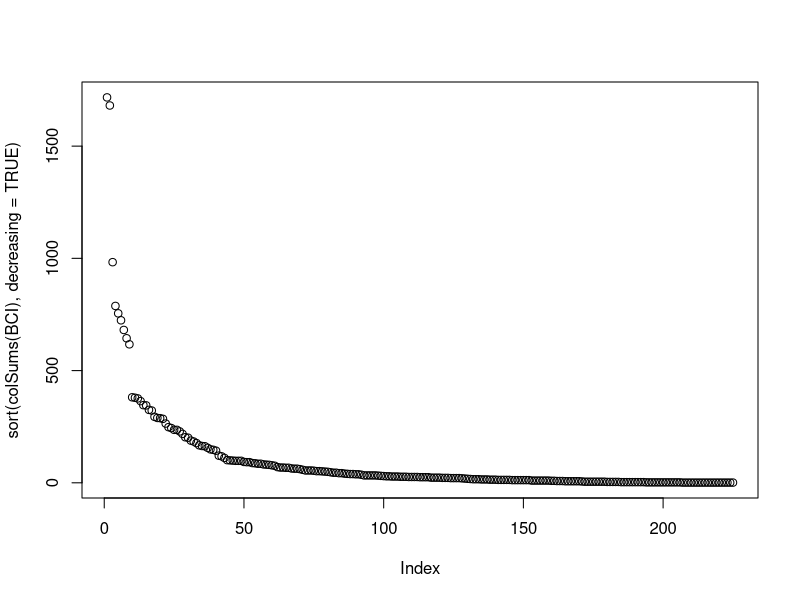
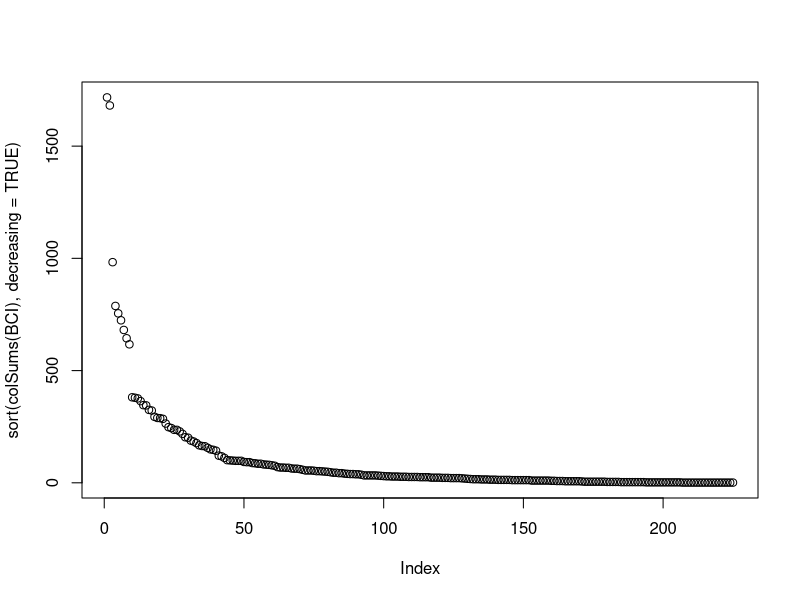
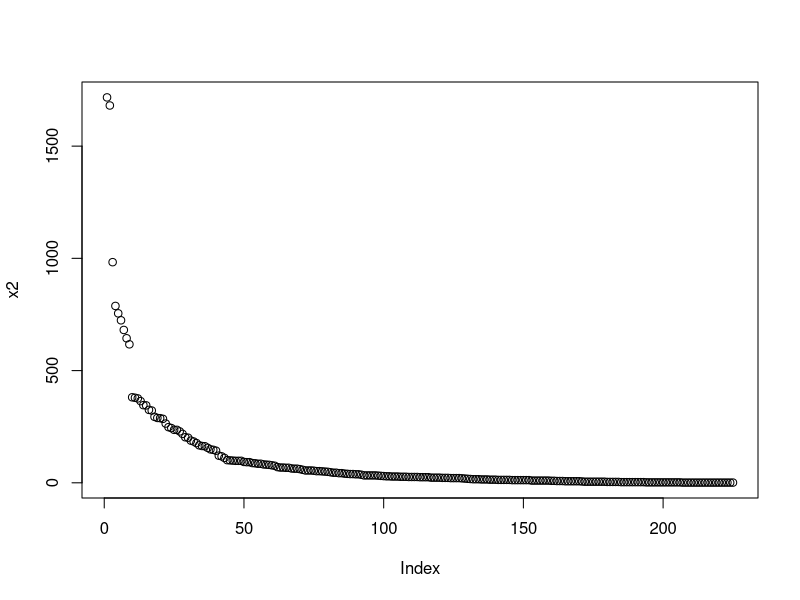
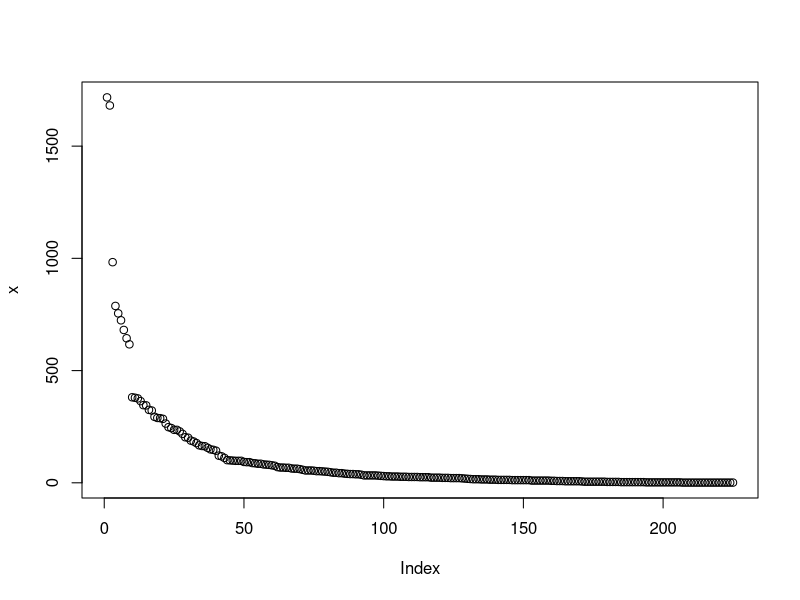
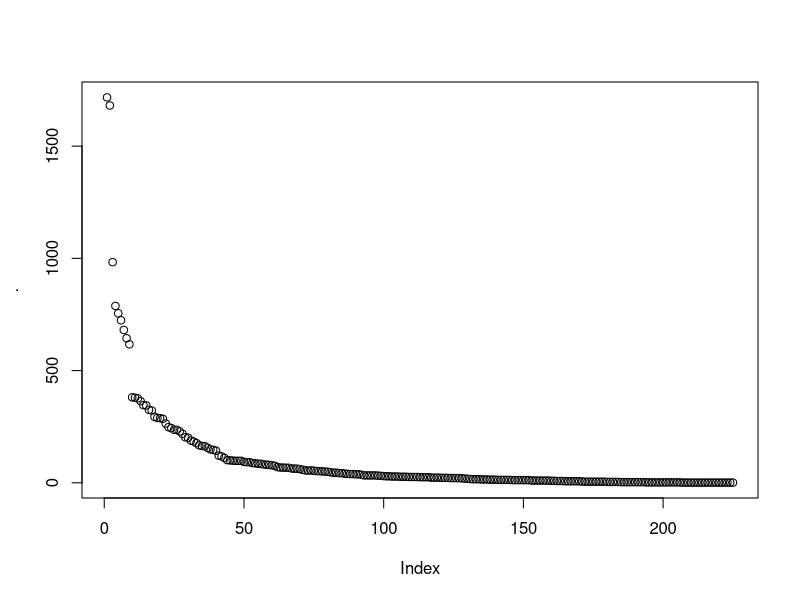
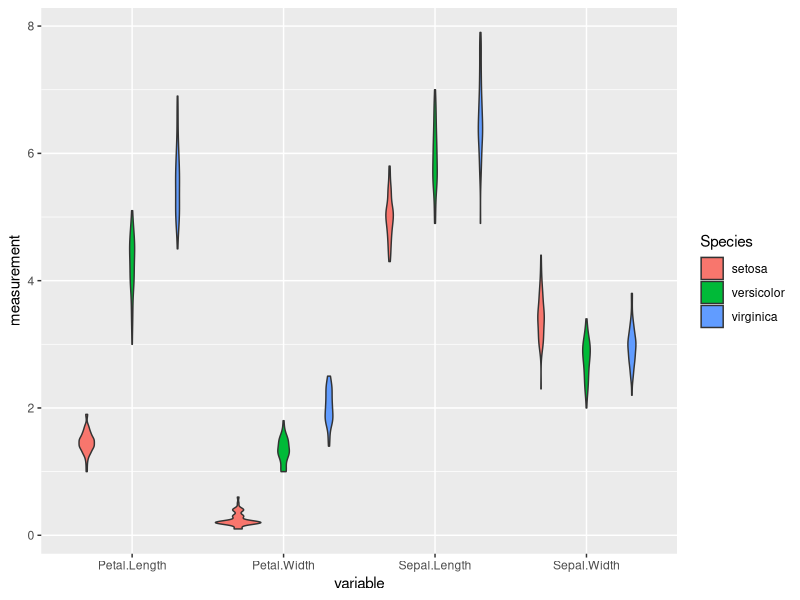

Recreate these plots in R, in order.
library("tidyverse")

####pipes %>% ctrl-shift-m ####
data(BCI, package = "vegan") # load some data
x11()# make a new graphical window (not normally needed with Rstudio) - might need quartz() on a mac

#code without pipes
plot(sort(colSums(BCI), decreasing = TRUE))

#code without pipes but spread over several lines
plot(
  sort(
    colSums(BCI)
    , decreasing = TRUE
    )
  )

#Code with intermediate objects
x1 <- colSums(BCI)
x2 <- sort(x1, decreasing = TRUE)
plot(x2)

#code with intermediate objects reusing object name
x <- colSums(BCI)
x <- sort(x, decreasing = TRUE)
plot(x)

#code with pipe %>% 
BCI %>% 
  colSums(na.rm = TRUE) %>% 
  sort(decreasing = TRUE) %>% 
  plot()

#pipe puts object on the left of the pipe into the first available argument in the function on the right of the pipe

####One table functions ####
#select, filter, mutate, group_by, summarise, slice, count, arrange, nest
iris <- as_tibble(iris) #a tibble is a data.frame with a better print function
iris

#select - select columns
iris %>% select(Sepal.Length, Species)
select(iris, Sepal.Length, Species)

iris %>% select(-Sepal.Width) #negative to remove column
iris %>% select(Sepal.Length:Petal.Length, Species)

#rename - rename columns
iris %>% rename(sepal_length = Sepal.Length, spp = Species)
iris %>% rename(`sepal length` = Sepal.Length) # use back-ticks if you want a space etc
iris %>% rename(`1` = Sepal.Length)

#filter - filter rows with one or more logical statements
iris %>%  filter(Sepal.Length > 5, Petal.Length < 2) %>% 
  select(Species)

#equivalent to 
iris[iris$Sepal.Length > 5 &  iris$Petal.Length < 2, "Species"]

#mutate - change or add a column
iris %>% mutate(petal.area = Petal.Length * Petal.Width)
iris %>% mutate(Species = toupper(Species))

#group_by - how should the data be grouped for summarise/mutate
#summarise - produce one-row summary statistic per group
iris %>% group_by(Species) %>% 
  summarise(mean_petal_length = mean(Petal.Length), sd_petal_length = sd(Petal.Length), n_obs = n())#n() finds number of observations in each group
# iris %>% group_by(Species) %>% 
#   summarise(mean(Petal.Length), sd(Petal.Length))#without useful names

iris %>% group_by(Species) %>% 
  mutate(mean_petal_length = mean(Petal.Length)) %>% 
  ungroup()

#arrange - sort tibble by a column
iris %>% arrange(Petal.Length)
iris %>% arrange(desc(Petal.Length))#descending

#slice - pick rows (from each group) with index
iris %>% group_by(Species) %>% arrange(Petal.Length) %>% slice(1:3)

#count
iris %>% count(Species)

#equivalent to 
iris %>% group_by(Species) %>% summarise(n = n())


#nest - make nested tibble by group
iris %>% group_by(Species) %>% nest()

#nest allows arbitary function on nested data using map()
iris %>% 
  group_by(Species) %>% 
  nest() %>% #comment
  #comment
  mutate(mod = map(data, ~lm(Sepal.Length ~ Sepal.Width, data = .))) %>% #run linear model
  mutate(coef = map(mod, broom::tidy)) %>%# extract model coeficients 
  unnest(coef)#unnest coef 


####reshaping data####
#make tidy data
#gather -> longer, spread -> wider
iris %>% 
  rownames_to_column() %>% 
  gather(key = variable, value = measurement, -Species, -rowname) %>% 
  group_by(Species, variable) %>% 
  summarise(mean = mean(measurement))

iris %>% 
  rownames_to_column() %>% 
  gather(key = variable, value = measurement, -Species, -rowname) %>% 
  ggplot(aes(x = variable, y = measurement, fill = Species)) + geom_violin()

####two table function####
#left_join, full_join, semi_join, anti_join

#new test data - a tribble makes a tibble - convenient for imputting small amounts of data
iris_height <- tribble(~Species, ~height,
                       "setosa", 7,
                       "versicolor", 9,
                       "furcata", 11)#not in iris data

#reduced dataset for ease of viewing
iris2 <- iris %>% group_by(Species) %>% slice(1:2) %>% ungroup()

#left join
iris2 %>% left_join(iris_height)

#right join
iris2 %>% right_join(iris_height)

#full join
iris2 %>% full_join(iris_height)

#inner join
iris2 %>% inner_join(iris_height)

#semi join
iris2 %>% semi_join(iris_height)#finds rows of left dataset that are in right dataset

#anti join
iris2 %>% anti_join(iris_height)#finds rows of left dataset that are NOT in right dataset

#Use `by` argument in *_join for more control

####n table functions####
#bind_rows, bind_cols, crossing
bind_rows(iris2,iris2)
